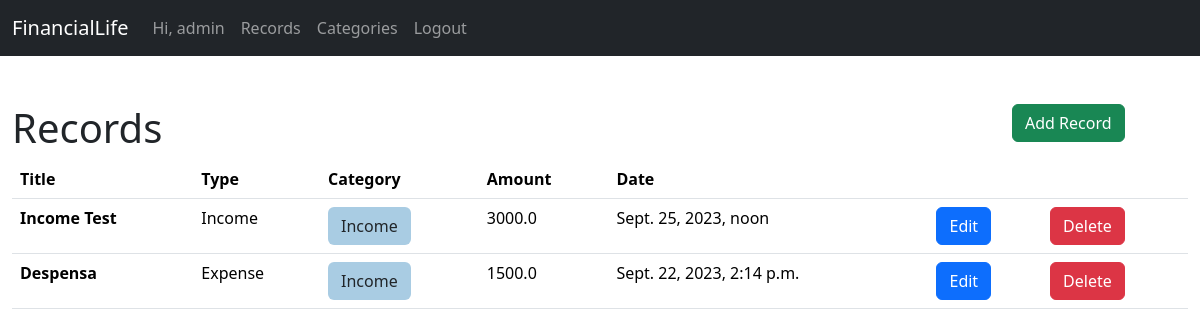
The page /records/ (signed in) on the database its author committed.
### records/models.py (models this page shows)
class Record(models.Model):
    title = models.CharField(max_length=50)
    datetime = models.DateTimeField()
    description = models.TextField(default="")
    value = models.FloatField(default=0, validators=[MinValueValidator(0.0)])
    is_income = models.BooleanField(default=False)
    category = models.ForeignKey(Category, on_delete=models.SET_NULL, null=True)
    user = models.ForeignKey(User, on_delete=models.CASCADE)
    created_at = models.DateTimeField(auto_now_add=True)
    updated_at = models.DateTimeField(auto_now=True)

### records/views.py (the view)
# urls.py: path('', RecordListView.as_view(), name='records'),
class RecordListView(View):
    def get(self, request):
        try:
            if not request.user.is_authenticated:
                raise NotAuthenticated()
            records = Record.objects.filter(user=request.user).select_related('category').order_by('-created_at')
            records = records.values('id', 'title', 'description', 'datetime', 'value', 'is_income', 'category__name', 'category__color')
            context = { 'records': records }
            return render(request, 'record_list.html', context)
        except NotAuthenticated:
            return redirect('/accounts/login')

### records/templates/record_list.html (shortened to what this page needs)
{% extends 'base.html' %}
{% block content %}
<div class="container-fluid">
    <div class="row">
        <div class="col-md-10"><h1>Records</h1></div>
        <div class="col-md-2"><a class="btn btn-success" style="white-space: nowrap; overflow: hidden; text-overflow: ellipsis; " href="/records/register">Add Record</a></div>
    </div>
    <table class="table">
        <thead>
            <th>Title</th>
            <th>Type</th>
            <th>Category</th>
            <th>Amount</th>
            <th>Date</th>
            <th></th>
            <th></th>
        </thead>
        <tbody>
            {% if records %}
            {% for record in records %}
            <tr>
                <th>{{record.title}}</td>
                <td>{% if record.is_income == 1%}Income{% else %}Expense{% endif%}</td>
                <td><a class="btn" style="background-color: {{record.category__color}};">{{record.category__name}}</a></td>
                <td>{{record.value}}</td>
                <td>{{record.datetime}}</td>
                <td><a class="btn btn-primary" href="/records/{{record.id}}/edit">Edit</a></td>
                <td><a class="btn btn-danger" href="/records/{{record.id}}/delete">Delete</a></td>
            </tr>
            {% endfor %}
            {% endif %}
        </tbody>
    </table>
</div>
{% endblock %}

### main/templates/base.html (shortened to what this page needs)
<html>
    <head>
        {% load bootstrap5 %}
        {% bootstrap_css %}
    </head>
    <body>
        <nav class="navbar navbar-expand-sm bg-dark navbar-dark sticky-top">
            <div class="container-fluid">
                <a class="navbar-brand" href="/">FinancialLife</a>
                <div class="collapse navbar-collapse" id="collapsibleNavbar">
                    <ul class="navbar-nav">
                        {% if user.is_authenticated%}
                        <li class="nav-item">
                            <a class="nav-link" href="/accounts/profile">Hi, {{user.username}}</a>
                        </li>
                        <li class="nav-item">
                            <a class="nav-link" href="/records/">Records</a>
                        </li>
                        <li class="nav-item">
                            <a class="nav-link" href="/records/categories/">Categories</a>
                        </li>
                        <li class="nav-item">
                            <a class="nav-link" href="/accounts/logout">Logout</a>
                        </li>
                        {% else %}
                        <li class="nav-item">
                            <a class="nav-link" href="/accounts/login">Login</a>
                        </li>
                        {% endif %}
                    </ul>
                </div>
            </div>
        </nav>
        <br>
        <br>
        {% block content %}
        {% endblock %}
        <br>
        <br>
    </body>
</html>

### rows shown on the page
Record: title "Income Test", is_income "Income", category__name "Income", value "3000.0", datetime "Sept. 25, 2023, noon"
Record: title "Despensa", is_income "Expense", category__name "Income", value "1500.0", datetime "Sept. 22, 2023, 2:14 p.m."

### other values the page prints
{{ user.username }} "admin"
